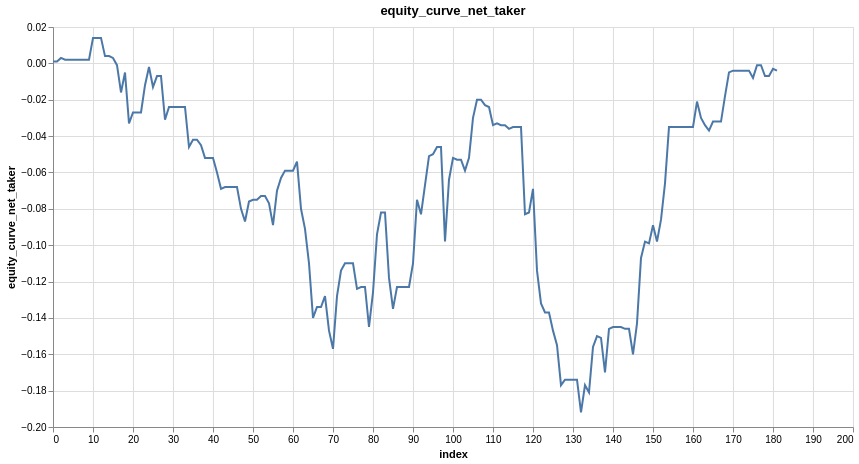

Write notebook code for a chart like this one.
### Code cell
features = [
    "close_log_return_lag_1",
    "close_log_return_lag_2",
    "close_log_return_lag_3",
]
model = LinearModel(len(features))
edge_threshold = taker_fee * 2
model_trades = research.learn_model_trades(
    ts.drop_nulls(), features, target, model, loss=nn.L1Loss(), threshold=edge_threshold
)
model_trades = research.add_tx_fees_log(model_trades, maker_fee, taker_fee)
research.plot_line(model_trades, "equity_curve_net_taker")

### Figure 1 — Vega specification as saved in the notebook (floating-point values rounded to 4 significant figures; data arrays with more than 128 entries replaced by an {"elided": "..."} marker saying what was removed)
{"$schema": "https://vega.github.io/schema/vega/v6.json", "data": [{"name": "param_1e9efca18e7a2868_store"}, {"name": "source_0", "values": {"elided": "182 records"}}, {"name": "source_0_x_domain_index", "values": [{"min": 0, "max": 181}]}, {"name": "source_0_y_domain_equity_curve_net_taker", "values": [{"min": -0.192, "max": 0.014}]}], "signals": [{"name": "unit", "value": {}, "on": [{"events": "pointermove", "update": "isTuple(group()) ? group() : unit"}]}, {"name": "param_1e9efca18e7a2868", "update": "vlSelectionResolve(\"param_1e9efca18e7a2868_store\", \"union\")"}, {"name": "param_1e9efca18e7a2868_index", "on": [{"events": [{"source": "view", "type": "dblclick"}], "update": "null"}, {"events": {"signal": "param_1e9efca18e7a2868_translate_delta"}, "update": "panLinear(param_1e9efca18e7a2868_translate_anchor.extent_x, -param_1e9efca18e7a2868_translate_delta.x / width)"}, {"events": {"signal": "param_1e9efca18e7a2868_zoom_delta"}, "update": "zoomLinear(domain(\"x\"), param_1e9efca18e7a2868_zoom_anchor.x, param_1e9efca18e7a2868_zoom_delta)"}]}, {"name": "param_1e9efca18e7a2868_equity_curve_net_taker", "on": [{"events": [{"source": "view", "type": "dblclick"}], "update": "null"}, {"events": {"signal": "param_1e9efca18e7a2868_translate_delta"}, "update": "panLinear(param_1e9efca18e7a2868_translate_anchor.extent_y, param_1e9efca18e7a2868_translate_delta.y / height)"}, {"events": {"signal": "param_1e9efca18e7a2868_zoom_delta"}, "update": "zoomLinear(domain(\"y\"), param_1e9efca18e7a2868_zoom_anchor.y, param_1e9efca18e7a2868_zoom_delta)"}]}, {"name": "param_1e9efca18e7a2868_tuple", "on": [{"events": [{"signal": "param_1e9efca18e7a2868_index || param_1e9efca18e7a2868_equity_curve_net_taker"}], "update": "param_1e9efca18e7a2868_index && param_1e9efca18e7a2868_equity_curve_net_taker ? {unit: \"\", fields: param_1e9efca18e7a2868_tuple_fields, values: [param_1e9efca18e7a2868_index,param_1e9efca18e7a2868_equity_curve_net_taker]} : null"}]}, {"name": "param_1e9efca18e7a2868_tuple_fields", "value": [{"field": "index", "channel": "x", "type": "R"}, {"field": "equity_curve_net_taker", "channel": "y", "type": "R"}]}, {"name": "param_1e9efca18e7a2868_translate_anchor", "value": {}, "on": [{"events": [{"source": "scope", "type": "pointerdown"}], "update": "{x: x(unit), y: y(unit), extent_x: domain(\"x\"), extent_y: domain(\"y\")}"}]}, {"name": "param_1e9efca18e7a2868_translate_delta", "value": {}, "on": [{"events": [{"source": "window", "between": [{"source": "scope", "type": "pointerdown"}, {"source": "window", "type": "pointerup"}], "consume": true, "type": "pointermove"}], "update": "{x: param_1e9efca18e7a2868_translate_anchor.x - x(unit), y: param_1e9efca18e7a2868_translate_anchor.y - y(unit)}"}]}, {"name": "param_1e9efca18e7a2868_zoom_anchor", "on": [{"events": [{"source": "scope", "type": "wheel", "consume": true}], "update": "{x: invert(\"x\", x(unit)), y: invert(\"y\", y(unit))}"}]}, {"name": "param_1e9efca18e7a2868_zoom_delta", "on": [{"events": [{"source": "scope", "type": "wheel", "consume": true}], "update": "pow(1.001, event.deltaY * pow(16, event.deltaMode))", "force": true}]}, {"name": "param_1e9efca18e7a2868_modify", "on": [{"events": {"signal": "param_1e9efca18e7a2868_tuple"}, "update": "modify(\"param_1e9efca18e7a2868_store\", param_1e9efca18e7a2868_tuple, true)"}]}], "marks": [{"type": "line", "name": "marks", "from": {"data": "source_0"}, "sort": {"field": "x"}, "encode": {"update": {"stroke": {"value": "#4c78a8"}, "x": {"field": "index", "scale": "x"}, "defined": {"signal": "isValid(datum[\"index\"]) && isFinite(+datum[\"index\"]) && isValid(datum[\"equity_curve_net_taker\"]) && isFinite(+datum[\"equity_curve_net_taker\"])"}, "tooltip": {"signal": "{\"index\": format(datum[\"index\"], \"\"), \"equity_curve_net_taker\": format(datum[\"equity_curve_net_taker\"], \"\")}"}, "y": {"field": "equity_curve_net_taker", "scale": "y"}}}, "clip": true, "style": ["line"], "interactive": true}], "scales": [{"name": "x", "type": "linear", "domain": [{"signal": "(data(\"source_0_x_domain_index\")[0] || {}).min"}, {"signal": "(data(\"source_0_x_domain_index\")[0] || {}).max"}], "range": [0, {"signal": "width"}], "domainRaw": {"signal": "param_1e9efca18e7a2868[\"index\"]"}, "nice": true, "zero": false}, {"name": "y", "type": "linear", "domain": [{"signal": "(data(\"source_0_y_domain_equity_curve_net_taker\")[0] || {}).min"}, {"signal": "(data(\"source_0_y_domain_equity_curve_net_taker\")[0] || {}).max"}], "range": [{"signal": "height"}, 0], "domainRaw": {"signal": "param_1e9efca18e7a2868[\"equity_curve_net_taker\"]"}, "zero": true, "nice": true}], "axes": [{"scale": "x", "orient": "bottom", "ticks": false, "zindex": 0, "minExtent": 0, "tickCount": {"signal": "ceil(width/40)"}, "domain": false, "labels": false, "aria": false, "gridScale": "y", "grid": true, "maxExtent": 0}, {"scale": "y", "ticks": false, "zindex": 0, "gridScale": "x", "labels": false, "minExtent": 0, "domain": false, "orient": "left", "maxExtent": 0, "grid": true, "aria": false, "tickCount": {"signal": "ceil(height/40)"}}, {"scale": "x", "orient": "bottom", "grid": false, "title": "index", "labelFlush": true, "tickCount": {"signal": "ceil(width/40)"}, "zindex": 0, "labelOverlap": true}, {"scale": "y", "zindex": 0, "orient": "left", "grid": false, "labelOverlap": true, "tickCount": {"signal": "ceil(height/40)"}, "title": "equity_curve_net_taker"}], "title": {"text": "equity_curve_net_taker", "frame": "group"}, "style": "cell", "padding": 5, "background": "white", "width": 800, "height": 400}
